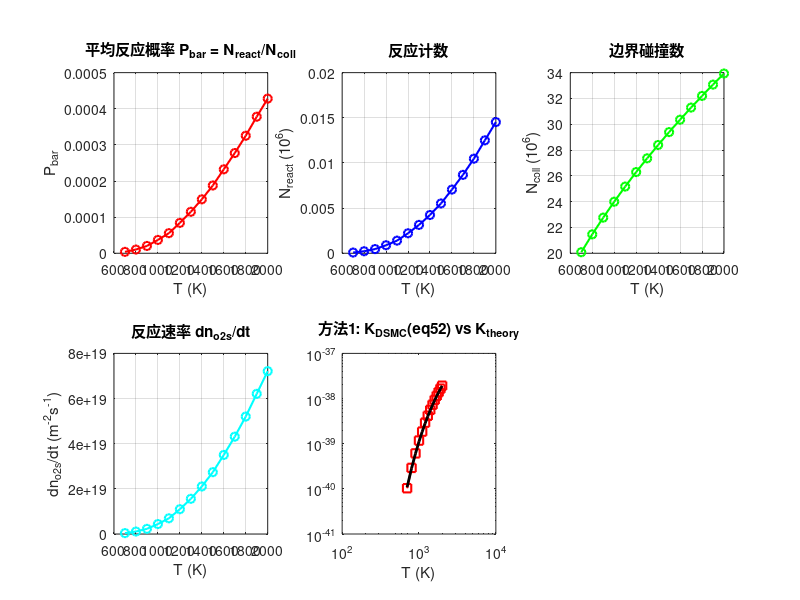

Write the MATLAB code that produced this figure. (Note: this script raises an error after producing the figure.)
% verify_K_LH3.m
% 验证 LH3: O(g) + O(s) --> O2(s) 的 K_DSMC vs K_theory
% init_cover O 0.5: n(S) = n(O_s) = 0.5 * max_cover
%
% LH3 与 LH1 概率公式完全相同 (surf_react_adsorb.cpp):
%   P(Vn) = min(1, 2 * K * n(S) * n(O_s) / Vn)
% 区别仅在产物: LH1 生成 O2(g), LH3 生成 O2(s) (留在表面)
%
% === 两种 K 反算方法 ===
%
% 方法1 — Molchanova Eq.(52) 碰撞概率反算:
%   P(Vn) = min(1, 2 * K * n(S) * n(O_s) / Vn)
%   系综平均: K = P_bar / (2 * n(S) * n(O_s) * <1/Vn>)
%            = (N_react ./ N_coll) ./ (2 * n_S * n_O_s .* Vn_1)
%   <1/Vn> = sqrt(pi*m/(2*k*T))
%
% 方法2 — 反应速率定义直接反算:
%   dn_o2s/dt = K * n_og * n_os * n_s
%   K = (dn_o2s/dt) / (n_og * n_os * n_s)
%     = (N_react * fnum / se / t_total) / (n_og * n_S * n_O_s)
%   注意: N_react 是模拟粒子计数(需 x fnum); se 为 2D 面的真实面积(y宽 x 1m深)
%
% K_theory = A * T^b * exp(-Ea/T)

clear; close all;

%% ====== 物理常数 ======
k_B = 1.380649e-23;      % Boltzmann (J/K)
m_O = 2.65E-26; % O 原子质量 (kg)

%% ====== 模拟参数 (来自 in.LH3) ======
nsteps   = 5000;          % 运行步数
dt       = 1e-6;          % 时间步长 (s)
t_total  = nsteps * dt;   % 总模拟时间 (s)
n_og     = 4.138807e+20;  % 气相 O 数密度 (m^-3), 来自 global nrho
fnum     = 1.4900e+11;    % 每个模拟粒子代表的真实原子数, 来自 global fnum
se       = 6e-3 ;   % xhi 反应面面积 (m^2): 2D 算例, y 向 6mm x z 向隐含深度 1m

%% ====== 反应参数 (来自 schu_gs_1.surf: LH3 A 5.2e-39 0.5 5000 1) ======
A   = 5.2e-39;
b   = 0.5;
Ea  = 5000;              % K

%% ====== 表面参数 (来自 in.LH3: max_cover 6.022e18, init_cover O 0.5) ======
N_site    = 6.022e18;           % 总位点密度 (m^-2)
cov_frac  = 0.5;                % init_cover fraction
n_S       = cov_frac * N_site;  % 空位 S 数密度 (m^-2)
n_O_s     = cov_frac * N_site;  % O(s) 数密度 (m^-2)

%% ====== 模拟温度 (K) ======
T = [700, 800, 900, 1000, 1100, 1200, 1300, 1400, ...
     1500, 1600, 1700, 1800, 1900, 2000]';

%% ====== 从 log.sparta 提取 (2026-07-16, A=5.2e-39, 5000 步, tally_only) ======
% Surface reaction tallies: reaction O(g) + O(s) --> O2(s)
N_react = [78; 220; 461; 886; ...
           1399; 2211; 3141; 4238; ...
           5513; 7052; 8681; 10473; ...
           12501; 14525];

% Boundary collides (4 个边界面总数, /4 得 xhi 反应面碰撞数)
N_coll = [80323932; 85861235; 91050146; 95985218; ...
          100677534; 105174265; 109434151; 113566377; ...
          117559173; 121412098; 125170445; 128783559; ...
          132290130; 135726644]/4;

%% ====== 计算 ======
P_bar   = N_react ./ N_coll;                    % 平均反应概率
Vn_1    = sqrt(pi * m_O ./ (2 * k_B * T));      % <1/Vn> (flux-weighted harmonic mean)

% ---- 方法1: Molchanova Eq.(52) 碰撞概率反算 ----
K_DSMC_eq52 = (N_react ./ N_coll) ./ (2 * n_S * n_O_s .* Vn_1);

% ---- 方法2: dn_o2s/dt = K * n_og * n_os * n_s  直接反算 ----
dno2s_dt = N_react * fnum ./ (se * t_total);      % N_react 为模拟粒子数, x fnum 换算真实反应数
K_DSMC_rate = dno2s_dt ./ (n_og * n_S * n_O_s);   % K = (dn_o2s/dt) / (n_og * n_os * n_s)

% K_theory = A * T^b * exp(-Ea/T)
K_theory = A * T.^b .* exp(-Ea ./ T);

ratio_eq52 = K_DSMC_eq52 ./ K_theory;
ratio_rate = K_DSMC_rate ./ K_theory;

% ---- min(1,P) 截断修正: 带截断的解析期望 (通量加权 Maxwell 分布) ----
% P(Vn) = min(1, a/Vn), a = 2*K_theory*n_S*n_O_s
% f(v) = (v/s^2)*exp(-v^2/(2s^2)), s = sqrt(kT/m)
% P_capped = [1 - exp(-a^2/2s^2)] + (a/s)*sqrt(pi/2)*erfc(a/(sqrt(2)*s))
% P_uncapped = (a/s)*sqrt(pi/2)
a_cap    = 2 * K_theory * n_S * n_O_s;               % 截断临界速度 (m/s)
s_th     = sqrt(k_B * T / m_O);                      % 热速度尺度 (m/s)
P_capped = (1 - exp(-a_cap.^2 ./ (2*s_th.^2))) + ...
           (a_cap./s_th) * sqrt(pi/2) .* erfc(a_cap ./ (sqrt(2)*s_th));
C_cap    = P_capped ./ ((a_cap./s_th) * sqrt(pi/2)); % 截断损失因子 C(T) <= 1
ratio_corr = ratio_eq52 ./ C_cap;                    % 截断修正后的 ratio

%% ====== 输出表格 ======
fprintf('========== LH3: O(g)+O(s)-->O2(s)  K_DSMC 验证 ==========\n');
fprintf('反应参数: A=%.1e, b=%.1f, Ea=%d K\n', A, b, Ea);
fprintf('n_og = %.4e m^-3,  n(S) = n(O_s) = %.4e m^-2  (%.0f%% cover)\n', ...
    n_og, n_S, cov_frac*100);
fprintf('se = %.2e m^2,  t_total = %.4f s\n\n', se, t_total);

fprintf('  T(K)     P_bar       N_react      N_coll\n');
fprintf('  ----     -----       -------      ------\n');
for i = 1:length(T)
    fprintf('%5d    %.4e    %9.3e  %10d\n', ...
        T(i), P_bar(i), N_react(i), N_coll(i));
end

fprintf('\n===== 方法1: Molchanova Eq.(52) 碰撞概率反算 =====\n');
fprintf('  T(K)      K_DSMC(eq52)    K_theory         ratio\n');
fprintf('  ----      ------------    --------         -----\n');
for i = 1:length(T)
    fprintf('%5d    %12.4e    %12.4e    %8.2f\n', ...
        T(i), K_DSMC_eq52(i), K_theory(i), ratio_eq52(i));
end
fprintf('\nratio(eq52) 均值 = %.2f +/- %.2f\n', mean(ratio_eq52), std(ratio_eq52));

fprintf('\n===== 方法2: dn_o2s/dt = K * n_og * n_os * n_s  直接反算 =====\n');
fprintf('  T(K)      K_DSMC(rate)    K_theory         ratio\n');
fprintf('  ----      ------------    --------         -----\n');
for i = 1:length(T)
    fprintf('%5d    %12.4e    %12.4e    %8.2f\n', ...
        T(i), K_DSMC_rate(i), K_theory(i), ratio_rate(i));
end
fprintf('\nratio(rate) 均值 = %.2f +/- %.2f\n', mean(ratio_rate), std(ratio_rate));

fprintf('\n===== 两方法交叉验证 =====\n');
fprintf('ratio_eq52 / ratio_rate 均值 = %.2f\n', mean(ratio_eq52 ./ ratio_rate));
fprintf('若 ≈ 1, 两方法等价且 se 面积参数正确\n');

fprintf('\n===== min(1,P) 截断修正 =====\n');
fprintf('高温时 a=2K·nS·nOs 接近热速度, 慢分子概率被 min(1,·) 截断为 1\n');
fprintf('  T(K)    a(m/s)    a/s      C(T)    P_bar实测   P_capped解析   ratio修正后\n');
fprintf('  ----    ------    ---      ----    --------    ----------    ----------\n');
for i = 1:length(T)
    fprintf('%5d    %6.1f    %.3f    %.4f    %.4e    %.4e    %8.3f\n', ...
        T(i), a_cap(i), a_cap(i)/s_th(i), C_cap(i), P_bar(i), P_capped(i), ratio_corr(i));
end
fprintf('\n若 P_bar实测 ≈ P_capped解析 且 ratio修正后 ≈ 1, 则偏差完全由截断解释, 代码实现正确\n');

%% ====== 绘图 ======
figure('Position', [100 100 1200 800]);

% (1) P_bar vs T
subplot(2,3,1);
plot(T, P_bar, 'ro-', 'LineWidth', 1.5, 'MarkerSize', 6);
xlabel('T (K)'); ylabel('P_{bar}');
title('平均反应概率 P_{bar} = N_{react}/N_{coll}');
grid on;

% (2) N_react vs T
subplot(2,3,2);
plot(T, N_react/1e6, 'bo-', 'LineWidth', 1.5, 'MarkerSize', 6);
xlabel('T (K)'); ylabel('N_{react} (10^6)');
title('反应计数');
grid on;

% (3) N_coll vs T
subplot(2,3,3);
plot(T, N_coll/1e6, 'go-', 'LineWidth', 1.5, 'MarkerSize', 6);
xlabel('T (K)'); ylabel('N_{coll} (10^6)');
title('边界碰撞数');
grid on;

% (4) dno2s/dt vs T
subplot(2,3,4);
plot(T, dno2s_dt, 'co-', 'LineWidth', 1.5, 'MarkerSize', 6);
xlabel('T (K)'); ylabel('dn_{o2s}/dt (m^{-2}s^{-1})');
title('反应速率 dn_{o2s}/dt');
grid on;

% (5) K comparison — 方法1 Eq.(52)
subplot(2,3,5);
loglog(T, K_DSMC_eq52, 'rs-', 'LineWidth', 1.5, 'MarkerSize', 6); hold on;
loglog(T, K_theory, 'k-', 'LineWidth', 2);
xlabel('T (K)');
title('方法1: K_{DSMC}(eq52) vs K_{theory}');
legend('K_{DSMC} eq52', 'K_{theory}', 'Location', 'nw');
grid on;

% (6) K comparison — 方法2 rate definition
subplot(2,3,6);
loglog(T, K_DSMC_rate, 'bo-', 'LineWidth', 1.5, 'MarkerSize', 6); hold on;
loglog(T, K_theory, 'k-', 'LineWidth', 2);
xlabel('T (K)');
title('方法2: K_{DSMC}(rate) vs K_{theory}');
legend('K_{DSMC} rate', 'K_{theory}', 'Location', 'nw');
grid on;

sgtitle('LH3: O(g)+O(s)\rightarrowO_2(s)  --  A=5.2e-39, init\_cover=0.5, tally\_only');

%% ====== 保存数据 ======
save('verify_K_LH3_data.mat', 'T', 'P_bar', 'N_react', 'N_coll', ...
     'K_DSMC_eq52', 'K_DSMC_rate', 'K_theory', ...
     'ratio_eq52', 'ratio_rate', 'dno2s_dt', ...
     'a_cap', 'C_cap', 'P_capped', 'ratio_corr', ...
     'n_S', 'n_O_s', 'n_og', 'se', 't_total', 'N_site');
fprintf('\n数据已保存至 verify_K_LH3_data.mat\n');
